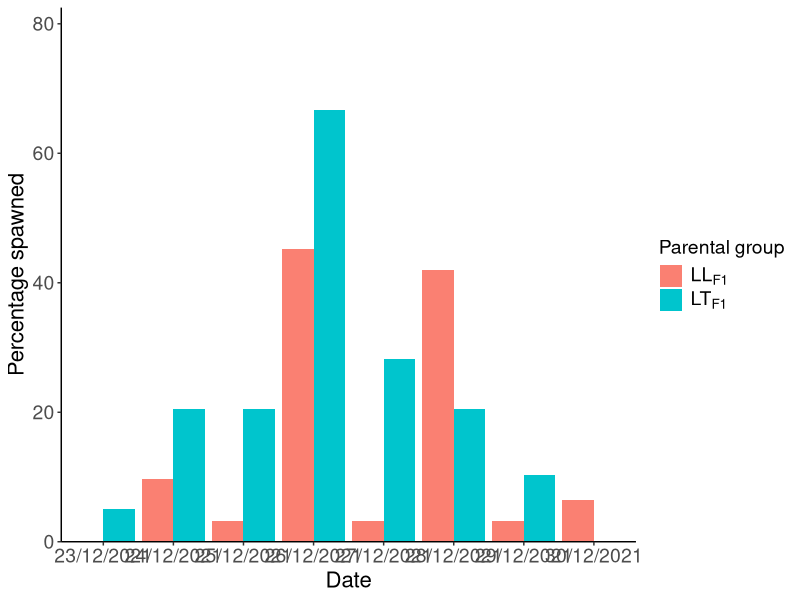
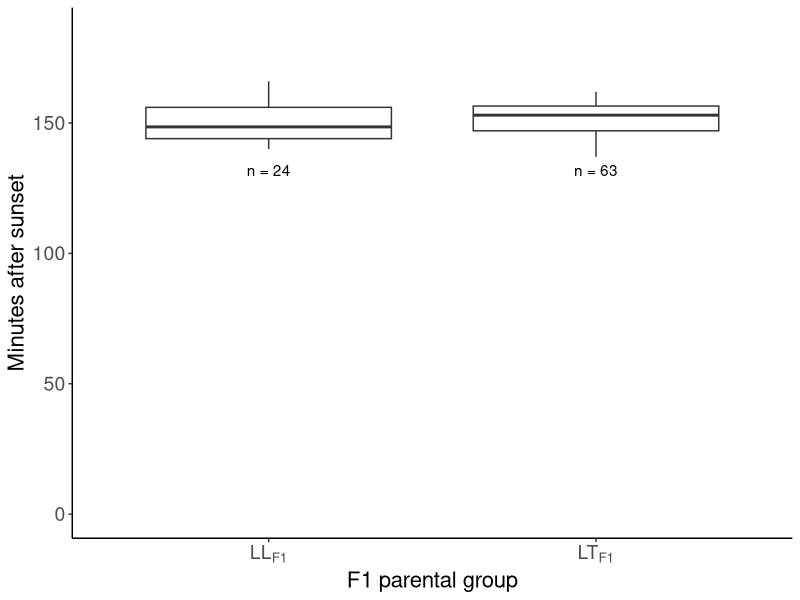

The R script that drew these images, in order:
##R script for analyses of hybrid and purebred spawning patterns
#Data obtained using methods described in manuscript -  Fertile hybrids could aid coral adaptation
#Written by Annika Lamb 

##Load functions and packages
#Summary function
summarySE <- function(data=NULL, measurevar, groupvars=NULL, na.rm=FALSE, conf.interval=.95, .drop=TRUE) {
  
  require(plyr)
  
  # New version of length which can handle NA's: if na.rm==T, don't count them
  
  length2 <- function (x, na.rm=FALSE) {
    
    if (na.rm) sum(!is.na(x))
    
    else       length(x)
    
  }
  
  
  # This does the summary. For each group's data frame, return a vector with
  
  # N, mean, and sd
  
  datac <- ddply(data, groupvars, .drop=.drop,
                 
                 .fun = function(xx, col) {
                   
                   c(N    = length2(xx[[col]], na.rm=na.rm),
                     
                     mean = mean   (xx[[col]], na.rm=na.rm),
                     
                     median = median (xx[[col]], na.rm=na.rm),
                     
                     sd   = sd     (xx[[col]], na.rm=na.rm)
                     
                   )
                   
                 },
                 
                 measurevar
                 
  )
  # Rename the "mean" column    
  
  datac <- rename(datac, c("mean" = measurevar))
  
  datac$se <- datac$sd / sqrt(datac$N)  # Calculate standard error of the mean
  
  # Confidence interval multiplier for standard error
  
  # Calculate t-statistic for confidence interval: 
  
  # e.g., if conf.interval is .95, use .975 (above/below), and use df=N-1
  
  ciMult <- qt(conf.interval/2 + .5, datac$N-1)
  
  datac$ci <- datac$se * ciMult
  
  return(datac)
}

#Load packages 
library(nlme)
library(lme4)
library(multcomp)
library(ggplot2)
library(tidyr)
library(plyr)
library(emmeans)

###Spawning activity analyses
##Import data
Spawn_ByNight <- read.table('SpawningData_ByNight.csv', header=T, sep=',')
##Data modifications
Spawn_ByNight$Cross<-as.factor(Spawn_ByNight$Cross)
Spawn_ByNight$Tank<-as.factor(Spawn_ByNight$Tank)
Spawn_ByNight$Treatment<-as.factor(Spawn_ByNight$Treatment)
Spawn_ByNight$System<-as.factor(Spawn_ByNight$System)
Spawn_ByNight$SpawningDate<-as.factor(Spawn_ByNight$SpawningDate)
Spawn_ByNight$Spawned<-as.factor(Spawn_ByNight$Spawned)
Spawn_ByNight$Coral<-as.factor(Spawn_ByNight$Coral)
str(Spawn_ByNight)

##Generalised linear mixed effects model
#Model
spawn_mod1<-glmer(Spawned ~ Cross + (1|System/Coral) + (1|SpawningDate), data = Spawn_ByNight, family = binomial())
#Summary
summary(spawn_mod1)

##Graphic 
#Import data
SpawningPercentages <- read.table('SpawningPercentages.csv', header=T, sep=',')
#Data modification
SpawningPercentages$Cross<-as.factor(SpawningPercentages$Cross)
str(SpawningPercentages)
#Plot
ggplot(SpawningPercentages, aes(fill=Cross, y=Percentage, x=Date)) + 
  ylab("Percentage spawned") +
  scale_y_continuous(limits = c(0,75), expand = expansion(mult = c(0, .1))) +
  geom_bar(position="dodge", stat="identity") +
  theme(axis.text.x = element_text(size = 14), axis.title.x = element_text(size = 16),
        axis.text.y = element_text(size = 14), axis.title.y = element_text(size = 16),
        legend.text = element_text(size = 14), legend.title = element_text(size = 14))+
  theme(panel.grid.major = element_blank(), panel.grid.minor = element_blank(),
        panel.background = element_blank(), axis.line = element_line(colour = "black"))+
  scale_fill_manual(name="Parental group",labels = expression('LL'[F1], 'LT'[F1]),  values = c("salmon","turquoise3"))


###Spawning and setting time analyses
##Import data
Time <- read.table('TimeData.csv', header=T, sep=',')
#Data modifications
Time$ColonyID<-as.factor(Time$ColonyID)
Time <- Time %>% drop_na(System)
Spawning <- Time %>% drop_na(SpawningMinutes)
Setting <- Time %>% drop_na(SettingMinutes)

##Spawning time analyses
#Linear mixed effects model
Spawning_mod1<-lme(SpawningMinutes~Cross, random= ~1|System/ColonyID, data=Spawning)
summary(Spawning_mod1)
#Summarise spawning times
Spawning_ByCross<-summarySE(Spawning, measurevar="SpawningMinutes", groupvars=c("Cross"),conf.interval=0.95)
Spawning_ByCross
#Graphic
ggplot(Spawning,aes(x = Cross, y = SpawningMinutes))+geom_boxplot()+scale_x_discrete(labels=expression('LL'[F1],'LT'[F1]))+
  ylim(0, 185) + ylab("Minutes after sunset") + xlab("F1 parental group")+
  theme(axis.text.x = element_text(size = 14), axis.title.x = element_text(size = 16),
        axis.text.y = element_text(size = 14), axis.title.y = element_text(size = 16),
        legend.text = element_text(size = 14), legend.title = element_text(size = 14))+
  theme(panel.grid.major = element_blank(), panel.grid.minor = element_blank(),
        panel.background = element_blank(), axis.line = element_line(colour = "black"))+
  geom_text(data=Spawning_ByCross, (aes(x=factor(Cross), y=132, label=paste("n =",N))))
